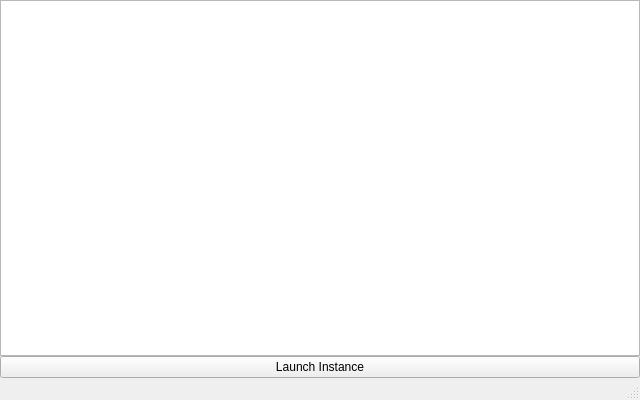
<?xml version="1.0" encoding="UTF-8"?>
<ui version="4.0">
 <class>MainWindow</class>
 <widget class="QMainWindow" name="MainWindow">
  <property name="geometry">
   <rect>
    <x>0</x>
    <y>0</y>
    <width>640</width>
    <height>400</height>
   </rect>
  </property>
  <property name="windowTitle">
   <string>MultiBound 2</string>
  </property>
  <widget class="QWidget" name="centralWidget">
   <layout class="QVBoxLayout" name="verticalLayout">
    <property name="spacing">
     <number>0</number>
    </property>
    <property name="leftMargin">
     <number>0</number>
    </property>
    <property name="topMargin">
     <number>0</number>
    </property>
    <property name="rightMargin">
     <number>0</number>
    </property>
    <property name="bottomMargin">
     <number>0</number>
    </property>
    <item>
     <widget class="QListWidget" name="instanceList">
      <property name="editTriggers">
       <set>QAbstractItemView::NoEditTriggers</set>
      </property>
      <property name="sortingEnabled">
       <bool>true</bool>
      </property>
     </widget>
    </item>
    <item>
     <layout class="QHBoxLayout" name="horizontalLayout">
      <property name="spacing">
       <number>2</number>
      </property>
      <item>
       <widget class="QPushButton" name="launchButton">
        <property name="text">
         <string>Launch Instance</string>
        </property>
       </widget>
      </item>
     </layout>
    </item>
   </layout>
  </widget>
  <widget class="QMenuBar" name="menuBar">
   <property name="geometry">
    <rect>
     <x>0</x>
     <y>0</y>
     <width>640</width>
     <height>21</height>
    </rect>
   </property>
  </widget>
  <widget class="QStatusBar" name="statusBar"/>
 </widget>
 <layoutdefault spacing="6" margin="11"/>
 <resources/>
 <connections/>
</ui>
